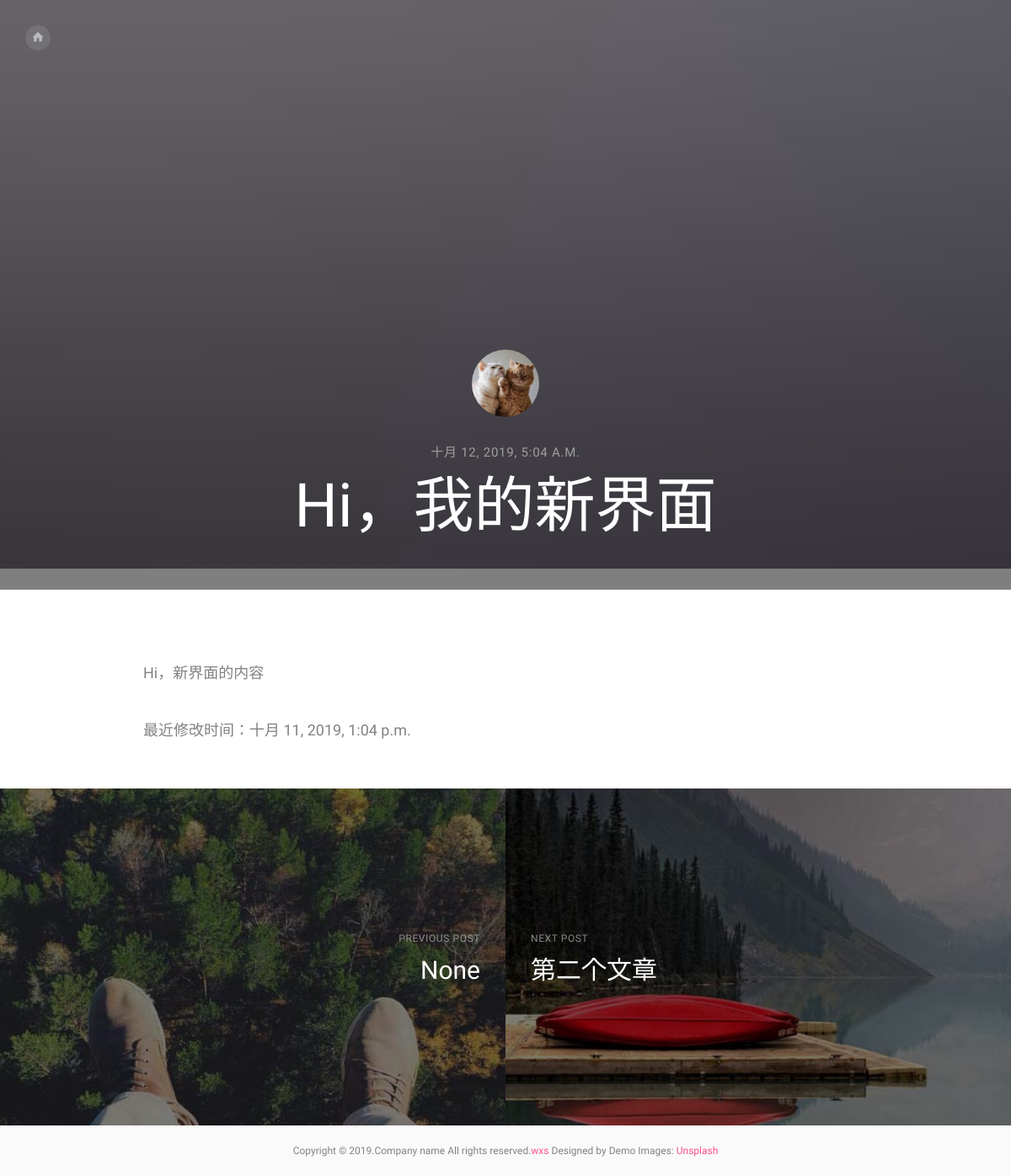
/blog2/single/1, run on the app's committed database.
### blog2/models.py (models this page shows, shortened)
class ExampleModel(models.Model):
    title = models.CharField(max_length=30)
    content = MDTextField()
    create_time = models.DateTimeField(auto_now_add=True)
    update_time = models.DateTimeField(auto_now=False)
    picture = 1

### blog2/views.py (the view)
# urls.py: re_path('single/(?P<single_id>[0-9]+)$', views.single_page, name='single'),
def single_page(request, single_id):
    data = {}  # data用于向模板传递数据
    single = models.ExampleModel.objects.get(pk=single_id) # 获取正被打开的博客
    data['single'] = single
    next_blog = models.ExampleModel.objects.filter(id__gt=single.id).order_by('id')
    pre_blog = models.ExampleModel.objects.filter(id__lt=single.id).order_by('-id')
    if pre_blog.count() > 0:
        pre_blog = pre_blog[0]
    else:
        pre_blog = None
    if next_blog.count() > 0:
        next_blog = next_blog[0]
    else:
        next_blog = None
    single.content = markdown.markdown(single.content, extensions=[
        'markdown.extensions.extra',
        'markdown.extensions.codehilite',
        'markdown.extensions.toc',
    ])
    data['pre_blog'] = pre_blog
    data['next_blog'] = next_blog
    return render(request, 'blog2/single.html', data, )

### blog2/Templates/blog2/single.html (shortened to what this page needs)
<!DOCTYPE HTML>
<html>
	<head>
	<link rel="stylesheet" href="/static//static/css/animate.css">
	<link rel="stylesheet" href="/static/css/icomoon.css">
	<link rel="stylesheet" href="/static/css/bootstrap.css">
	<link rel="stylesheet" href="/static/css/style.css">
	</head>
	<body class="single">
	<div id="page">
		<div id="fh5co-aside" style="background-image: url(/static/images/image_2.jpg)" data-stellar-background-ratio="0.5">
			<div class="overlay"></div>
			<nav role="navigation">
				<ul>
					<li><a href="{% url "blog2:index" %}"><i class="icon-home"></i></a></li>
				</ul>
			</nav>
			<div class="page-title">
				<img src="/static/images/person_1.jpg" alt="Free HTML5 by ">
				<span>{{ single.create_time }}</span>
				<h2>{{ single.title }}</h2>
			</div>
		</div>
		<div id="fh5co-main-content">
			<div class="fh5co-post">
				<div class="fh5co-entry padding">
					<div>
                        <p>{{ single.content|safe }}</p>
                        <p>最近修改时间：{{ single.update_time }}</p>
					</div>
				</div>
			</div>
		</div>
	</div>
	<div class="fh5co-navigation">
		<div class="fh5co-cover prev fh5co-cover-sm" style="background-image: url(/static/images/project-4.jpg)">
			<div class="overlay"></div>
            {% if pre_blog %}
                <a class="copy" href="{% url 'blog2:single' pre_blog.id %}">
            {% else %}
                <a class="copy" href="{% url 'blog2:index' %}">
            {% endif %}
				<div class="display-t">
					<div class="display-tc">
						<div>
							<span>Previous Post</span>
                            {% if pre_blog %}
                                <h2>{{ pre_blog.title }}</h2>
                            {% else %}
                                <h2>None</h2>
                            {% endif %}
						</div>
					</div>
				</div>
			</a>
		</div>
		<div class="fh5co-cover next fh5co-cover-sm" style="background-image: url(/static/images/project-5.jpg)">
			<div class="overlay"></div>
            {% if next_blog %}
                <a class="copy" href="{% url 'blog2:single' next_blog.id %}">
            {% else %}
                 <a class="copy" href="{% url 'blog2:index'  %}">
            {% endif %}
				<div class="display-t">
					<div class="display-tc">
						<div>
							<span>Next Post</span>
                            {% if next_blog %}
                                <h2>{{ next_blog.title }}</h2>
                            {% else %}
                                <h2>None</h2>
                            {% endif %}
						</div>
					</div>
				</div>
			</a>
		</div>
	</div>
	<footer>
		<div>
					Copyright &copy; 2019.Company name All rights reserved.<a target="_blank" href="#">wxs</a> Designed by <a href="http://" target="_blank"></a> Demo Images: <a href="http://unsplash.com" target="_blank">Unsplash</a>
					</div>
				</footer>
	</body>
</html>

### blog2/Templates/blog2/css/icomoon.css (style rules this page uses)
[class^="icon-"], [class*=" icon-"] { font-family: 'icomoon' !important; speak: none; font-style: normal; font-weight: normal; font-variant: normal; text-transform: none; line-height: 1; -webkit-font-smoothing: antialiased; -moz-osx-font-smoothing: grayscale; }
.icon-home:before { content: "\e9b8"; }

### data on the page
ExampleModel: create_time "十月 12, 2019, 5:04 A.M.", title "Hi，我的新界面", content "Hi，新界面的内容", update_time "十月 11, 2019, 1:04 p.m."
ExampleModel: title "第二个文章"
